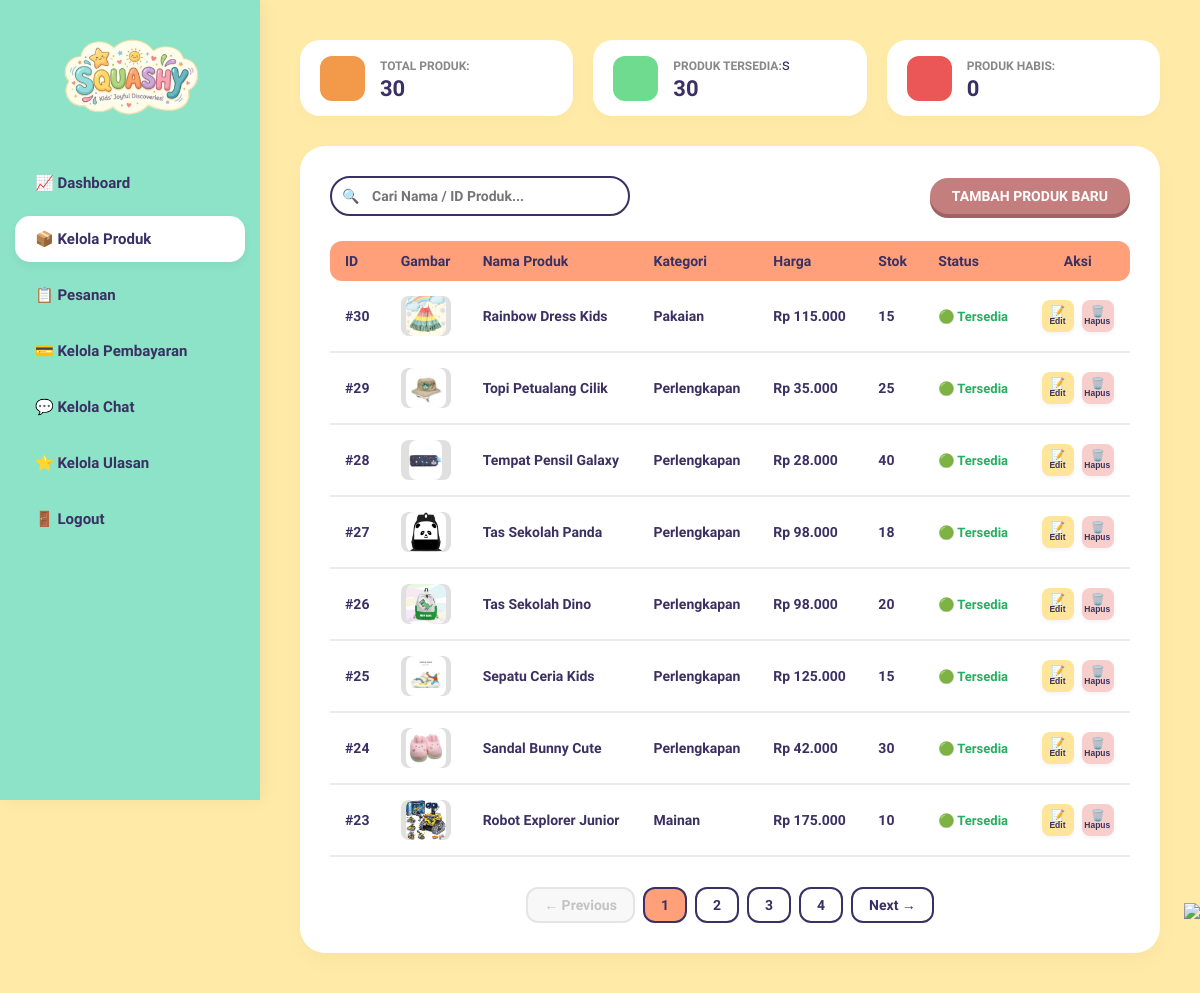
Page /admin/kelola_produk.php on the committed database.
### tables this page shows
CREATE TABLE `produk` (
  `id_produk` int NOT NULL,
  `id_kategori` int NOT NULL,
  `nama_produk` varchar(255) NOT NULL,
  `harga` int NOT NULL,
  `stok` int DEFAULT '0',
  `deskripsi` varchar(255) DEFAULT NULL,
  `foto` varchar(255) DEFAULT NULL
);

CREATE TABLE `kategori` (
  `id_kategori` int NOT NULL,
  `nama_kategori` varchar(255) NOT NULL
);

### admin/kelola_produk.php (the view, shortened to what this page needs)
<?php
require_once '../config/database.php';
$query_total = mysqli_query($conn, "SELECT COUNT(*) as total FROM `produk`");
$data_total  = mysqli_fetch_assoc($query_total);
$total_produk = $data_total['total'];
$query_ready = mysqli_query($conn, "SELECT COUNT(*) as ready FROM `produk` WHERE `stok` > 0");
$data_ready  = mysqli_fetch_assoc($query_ready);
$produk_tersedia = $data_ready['ready'];
$query_empty = mysqli_query($conn, "SELECT COUNT(*) AS total_empty FROM `produk` WHERE `stok` = 0");
$data_empty  = mysqli_fetch_assoc($query_empty);
$produk_habis = $data_empty['total_empty'];
$search = "";
$where_clause = "";
$limit = 8;
$page = isset($_GET['page']) ? (int)$_GET['page'] : 1;
$sql_count = "SELECT COUNT(*) as total
              FROM `produk` p
              LEFT JOIN `kategori` k ON p.id_kategori = k.id_kategori" . $where_clause;
$query_count = mysqli_query($conn, $sql_count);
$count_row = mysqli_fetch_assoc($query_count);
$total_products = $count_row['total'];
$total_pages = ceil($total_products / $limit);
$offset = ($page - 1) * $limit;
$sql_produk = "SELECT p.*, k.nama_kategori
               FROM `produk` p
               LEFT JOIN `kategori` k ON p.id_kategori = k.id_kategori" . $where_clause . "
               ORDER BY p.id_produk DESC
               LIMIT $limit OFFSET $offset";
$result_produk = mysqli_query($conn, $sql_produk);
?>
<!DOCTYPE html>
<html lang="id">
<head>
</head>
<body>
    <?php require_once '../components/layout/header_admin.php'; ?>
    <div class="main-content">
        <div class="stats-row">
            <div class="stat-card">
                <div class="color-block orange"></div>
                <div class="stat-info">
                    <span>Total Produk:</span>
                    <h2><?= $total_produk; ?></h2>
                </div>
            </div>
            <div class="stat-card">
                <div class="color-block green"></div>
                <div class="stat-info">
                    <span>Produk Tersedia:</span>s
                    <h2><?= $produk_tersedia; ?></h2>
                </div>
            </div>
            <div class="stat-card">
                <div class="color-block pink"></div>
                <div class="stat-info">
                    <span>Produk Habis:</span>
                    <h2><?= $produk_habis; ?></h2>
                </div>
            </div>
        </div>
        <div class="table-container">
            <div class="table-action-bar">
                <form method="GET" action="" class="search-box">
                    <button type="submit">🔍</button>
                    <input type="text" name="search" placeholder="Cari Nama / ID Produk..." value="<?= htmlspecialchars($search); ?>">
                </form>
                <button type="button" class="btn-tambah" id="open-modal">Tambah Produk Baru</button>
            </div>
            <table class="main-table">
                <thead>
                    <tr>
                        <th>ID</th>
                        <th>Gambar</th>
                        <th>Nama Produk</th>
                        <th>Kategori</th>
                        <th>Harga</th>
                        <th>Stok</th>
                        <th>Status</th>
                        <th style="text-align: center;">Aksi</th>
                    </tr>
                </thead>
                <tbody>
                    <?php
                    if (mysqli_num_rows($result_produk) > 0) {
                        while ($row = mysqli_fetch_assoc($result_produk)) {
                            if ($row['stok'] > 0) {
                                $status_badge = '<div class="status-badge tersedia">🟢 Tersedia</div>';
                            } else {
                                $status_badge = '<div class="status-badge habis">🔴 Habis</div>';
                            }
                    ?>
                            <tr>
                                <td>#<?= $row['id_produk']; ?></td>
                                <td>
                                    <?php if (!empty($row['foto'])): ?>
                                        <div class="img-container-td">
                                            <img src="../<?= htmlspecialchars($row['foto']); ?>" alt="<?= htmlspecialchars($row['nama_produk']); ?>" style="max-width:100%; max-height:100%; border-radius:8px; object-fit:cover;" />
                                        </div>
                                    <?php else: ?>
                                        <div class="img-container-td">🧸</div>
                                    <?php endif; ?>
                                </td>
                                <td><?= htmlspecialchars($row['nama_produk']); ?></td>
                                <td><?= htmlspecialchars($row['nama_kategori'] ?? 'Tanpa Kategori'); ?></td>
                                <td>Rp <?= number_format($row['harga'], 0, ',', '.'); ?></td>
                                <td><?= $row['stok']; ?></td>
                                <td><?= $status_badge; ?></td>
                                <td>
                                    <div class="action-group">
                                        <button type="button" class="action-btn btn-edit" data-id="<?= $row['id_produk']; ?>">📝<span>Edit</span></button>
                                        <button type="button" class="action-btn btn-hapus btn-delete" data-id="<?= $row['id_produk']; ?>">🗑️<span>Hapus</span></button>
                                    </div>
                                </td>
                            </tr>
                        <?php
                        }
                    } ?>
                </tbody>
            </table>
            <?php
            $search_query_param = ($search !== '') ? '&search=' . urlencode($search) : '';
            ?>
            <div class="pagination-bar">
                <?php if ($page > 1): ?>
                    <a href="?page=<?= $page - 1 ?><?= $search_query_param ?>">← Previous</a>
                <?php else: ?>
                    <span class="disabled">← Previous</span>
                <?php endif; ?>
                <?php for ($i = 1; $i <= $total_pages; $i++): ?>
                    <?php if ($i == $page): ?>
                        <a href="#" class="page-num active"><?= $i ?></a>
                    <?php else: ?>
                        <a href="?page=<?= $i ?><?= $search_query_param ?>" class="page-num"><?= $i ?></a>
                    <?php endif; ?>
                <?php endfor; ?>
                <?php if ($page < $total_pages): ?>
                    <a href="?page=<?= $page + 1 ?><?= $search_query_param ?>">Next →</a>
                <?php else: ?>
                    <span class="disabled">Next →</span>
                <?php endif; ?>
            </div>
        </div>
    </div>
    <img src="../assets/images/decor-right.png" class="decor-flower-bottom">
</body>
</html>

### admin/kelola_produk.php (style rules this page uses)
:root { --mint-bg: #8DE3C7; --cream-bg: #FFEAA7; --dark-purple: #3A3063; --orange-card: #F2994A; --green-card: #6EDB8F; --pink-card: #EB5757; --coral-header: #FFA07A; --soft-gray: #F9F9F9; --white: #FFFFFF; }
* { margin: 0; padding: 0; box-sizing: border-box; }
body { font-family: 'Quicksand', sans-serif; background-color: var(--cream-bg); color: var(--dark-purple); min-height: 100vh; display: flex; }
.main-content { margin-left: 260px; flex: 1; padding: 40px; position: relative; min-height: 100vh; }
.stats-row { display: grid; grid-template-columns: 1fr 1fr 1fr; gap: 20px; margin-bottom: 30px; }
.stat-card { background: white; border-radius: 20px; padding: 15px 20px; display: flex; align-items: center; gap: 15px; box-shadow: 0 6px 15px rgba(0, 0, 0, 0.02); }
.color-block { width: 45px; height: 45px; border-radius: 12px; }
.color-block.orange { background-color: var(--orange-card); }
.color-block.green { background-color: var(--green-card); }
.color-block.pink { background-color: var(--pink-card); }
.stat-info span { font-size: 12px; font-weight: 700; color: #888; text-transform: uppercase; }
.stat-info h2 { font-size: 22px; font-weight: 900; margin-top: 2px; }
.table-container { background: white; border-radius: 25px; padding: 30px; box-shadow: 0 8px 20px rgba(0, 0, 0, 0.03); }
.table-action-bar { display: flex; justify-content: space-between; align-items: center; margin-bottom: 25px; }
.search-box { position: relative; width: 300px; }
.search-box input { width: 100%; padding: 10px 15px 10px 40px; border: 2px solid var(--dark-purple); border-radius: 20px; font-family: 'Quicksand', sans-serif; font-weight: 700; outline: none; font-size: 14px; }
.search-box button { position: absolute; left: 12px; top: 50%; transform: translateY(-50%); background: none; border: none; cursor: pointer; font-size: 14px; }
.btn-tambah { background-color: #C57E7E; color: white; border: none; padding: 10px 22px; border-radius: 20px; font-family: 'Quicksand', sans-serif; font-weight: 900; font-size: 14px; cursor: pointer; box-shadow: 0 4px 0 #A06262; text-transform: uppercase; text-decoration: none; display: inline-block; transition: transform 0.1s; }
.main-table { width: 100%; border-collapse: collapse; text-align: left; margin-bottom: 25px; }
.main-table th { background-color: var(--coral-header); color: var(--dark-purple); font-weight: 900; font-size: 14px; padding: 12px 15px; text-transform: capitalize; }
.main-table th:first-child { border-top-left-radius: 12px; border-bottom-left-radius: 12px; }
.main-table th:last-child { border-top-right-radius: 12px; border-bottom-right-radius: 12px; }
.main-table td { padding: 15px; font-size: 14px; font-weight: 700; border-bottom: 2px solid #EAEAEA; vertical-align: middle; }
.img-container-td { width: 50px; height: 40px; background-color: #E0E0E0; border-radius: 8px; display: flex; align-items: center; justify-content: center; font-size: 18px; }
.status-badge { display: inline-flex; align-items: center; gap: 5px; font-size: 13px; font-weight: 700; }
.status-badge.tersedia { color: #27AE60; }
.action-group { display: flex; gap: 8px; justify-content: center; }
.action-btn { border: none; border-radius: 8px; width: 32px; height: 32px; cursor: pointer; display: flex; flex-direction: column; justify-content: center; align-items: center; font-size: 11px; font-weight: 700; color: var(--dark-purple); box-shadow: 0 2px 4px rgba(0, 0, 0, 0.05); text-decoration: none; }
.btn-edit { background-color: #FFE599; }
.btn-hapus { background-color: #F8CECC; }
.action-btn span { font-size: 10px; transform: scale(0.85); margin-top: -2px; }
.pagination-bar { display: flex; justify-content: center; align-items: center; gap: 8px; font-size: 14px; font-weight: 700; margin-top: 30px; }
.pagination-bar a, .pagination-bar span { text-decoration: none; color: var(--dark-purple); padding: 8px 16px; border-radius: 12px; background: white; border: 2px solid var(--dark-purple); transition: all 0.2s ease; }
.pagination-bar a.active { background-color: var(--coral-header); pointer-events: none; }
.pagination-bar span.disabled { opacity: 0.5; cursor: not-allowed; pointer-events: none; background-color: #f2f2f2; border-color: #ccc; color: #888; }
.decor-flower-bottom { position: fixed; bottom: 0; right: 0; height: 90px; pointer-events: none; z-index: 5; }

### rows in the picture
produk: id_produk "30", foto (picture), nama_produk "Rainbow Dress Kids", id_kategori.nama_kategori "Pakaian", harga "115.000", stok "15", shows "🟢 Tersedia"
produk: id_produk "29", foto+nama_produk (picture), nama_produk "Topi Petualang Cilik", id_kategori.nama_kategori "Perlengkapan", harga "35.000", stok "25", shows "🟢 Tersedia"
produk: id_produk "28", foto+nama_produk (picture), nama_produk "Tempat Pensil Galaxy", id_kategori.nama_kategori "Perlengkapan", harga "28.000", stok "40", shows "🟢 Tersedia"
produk: id_produk "27", foto+nama_produk (picture), nama_produk "Tas Sekolah Panda", id_kategori.nama_kategori "Perlengkapan", harga "98.000", stok "18", shows "🟢 Tersedia"
produk: id_produk "26", foto+nama_produk (picture), nama_produk "Tas Sekolah Dino", id_kategori.nama_kategori "Perlengkapan", harga "98.000", stok "20", shows "🟢 Tersedia"
produk: id_produk "25", foto+nama_produk (picture), nama_produk "Sepatu Ceria Kids", id_kategori.nama_kategori "Perlengkapan", harga "125.000", stok "15", shows "🟢 Tersedia"
produk: id_produk "24", foto+nama_produk (picture), nama_produk "Sandal Bunny Cute", id_kategori.nama_kategori "Perlengkapan", harga "42.000", stok "30", shows "🟢 Tersedia"
produk: id_produk "23", foto+nama_produk (picture), nama_produk "Robot Explorer Junior", id_kategori.nama_kategori "Mainan", harga "175.000", stok "10", shows "🟢 Tersedia"

### other values in the picture
$total_produk "30"
$produk_tersedia "30"
$produk_habis "0"
